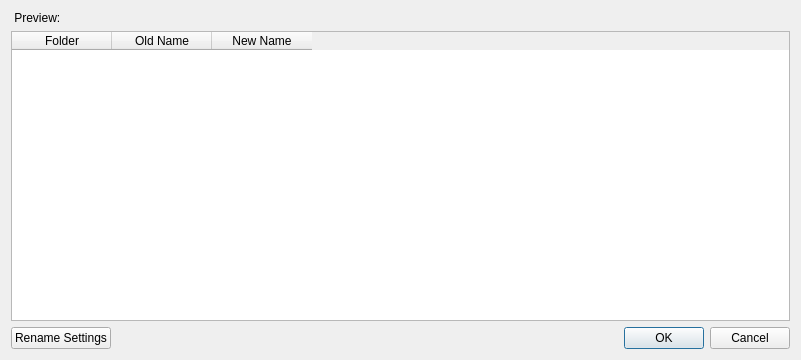
<?xml version="1.0" encoding="UTF-8"?>
<ui version="4.0">
 <class>dialogRename</class>
 <widget class="QDialog" name="dialogRename">
  <property name="windowModality">
   <enum>Qt::NonModal</enum>
  </property>
  <property name="geometry">
   <rect>
    <x>0</x>
    <y>0</y>
    <width>801</width>
    <height>360</height>
   </rect>
  </property>
  <property name="windowTitle">
   <string>Archive Rename</string>
  </property>
  <property name="modal">
   <bool>false</bool>
  </property>
  <layout class="QGridLayout" name="gridLayout_2">
   <item row="0" column="0" colspan="2">
    <layout class="QGridLayout" name="gridLayout">
     <item row="1" column="0">
      <widget class="QLabel" name="label">
       <property name="text">
        <string> Preview:</string>
       </property>
      </widget>
     </item>
     <item row="2" column="0">
      <widget class="QTableWidget" name="twList">
       <property name="selectionMode">
        <enum>QAbstractItemView::NoSelection</enum>
       </property>
       <property name="selectionBehavior">
        <enum>QAbstractItemView::SelectRows</enum>
       </property>
       <property name="textElideMode">
        <enum>Qt::ElideMiddle</enum>
       </property>
       <column>
        <property name="text">
         <string>Folder</string>
        </property>
       </column>
       <column>
        <property name="text">
         <string>Old Name</string>
        </property>
       </column>
       <column>
        <property name="text">
         <string>New Name</string>
        </property>
       </column>
      </widget>
     </item>
    </layout>
   </item>
   <item row="1" column="0">
    <widget class="QPushButton" name="btnSettings">
     <property name="text">
      <string>Rename Settings</string>
     </property>
    </widget>
   </item>
   <item row="1" column="1">
    <widget class="QDialogButtonBox" name="buttonBox">
     <property name="orientation">
      <enum>Qt::Horizontal</enum>
     </property>
     <property name="standardButtons">
      <set>QDialogButtonBox::Cancel|QDialogButtonBox::Ok</set>
     </property>
    </widget>
   </item>
  </layout>
 </widget>
 <resources/>
 <connections>
  <connection>
   <sender>buttonBox</sender>
   <signal>accepted()</signal>
   <receiver>dialogRename</receiver>
   <slot>accept()</slot>
   <hints>
    <hint type="sourcelabel">
     <x>346</x>
     <y>187</y>
    </hint>
    <hint type="destinationlabel">
     <x>277</x>
     <y>104</y>
    </hint>
   </hints>
  </connection>
  <connection>
   <sender>buttonBox</sender>
   <signal>rejected()</signal>
   <receiver>dialogRename</receiver>
   <slot>reject()</slot>
   <hints>
    <hint type="sourcelabel">
     <x>346</x>
     <y>187</y>
    </hint>
    <hint type="destinationlabel">
     <x>277</x>
     <y>104</y>
    </hint>
   </hints>
  </connection>
 </connections>
</ui>
